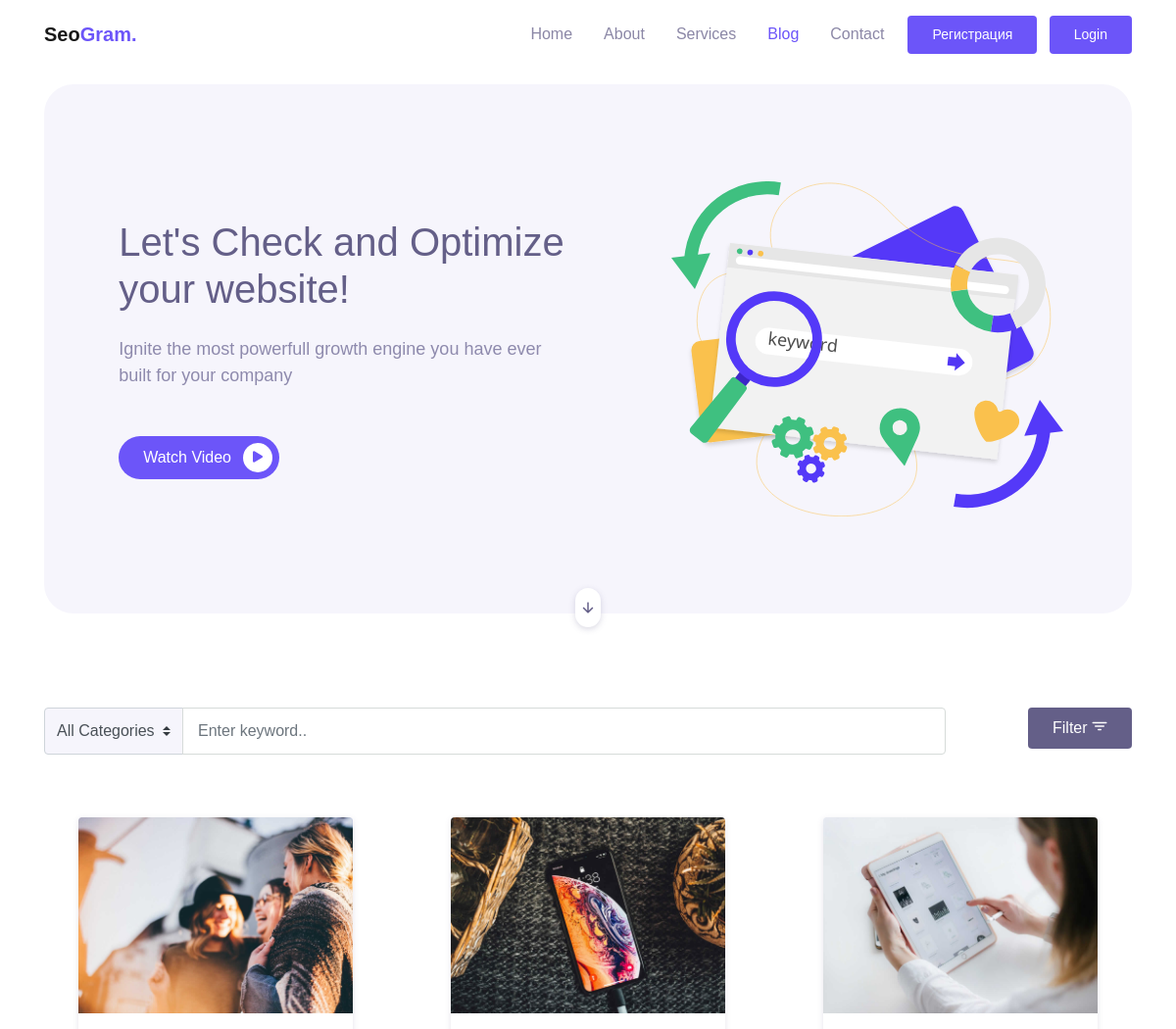
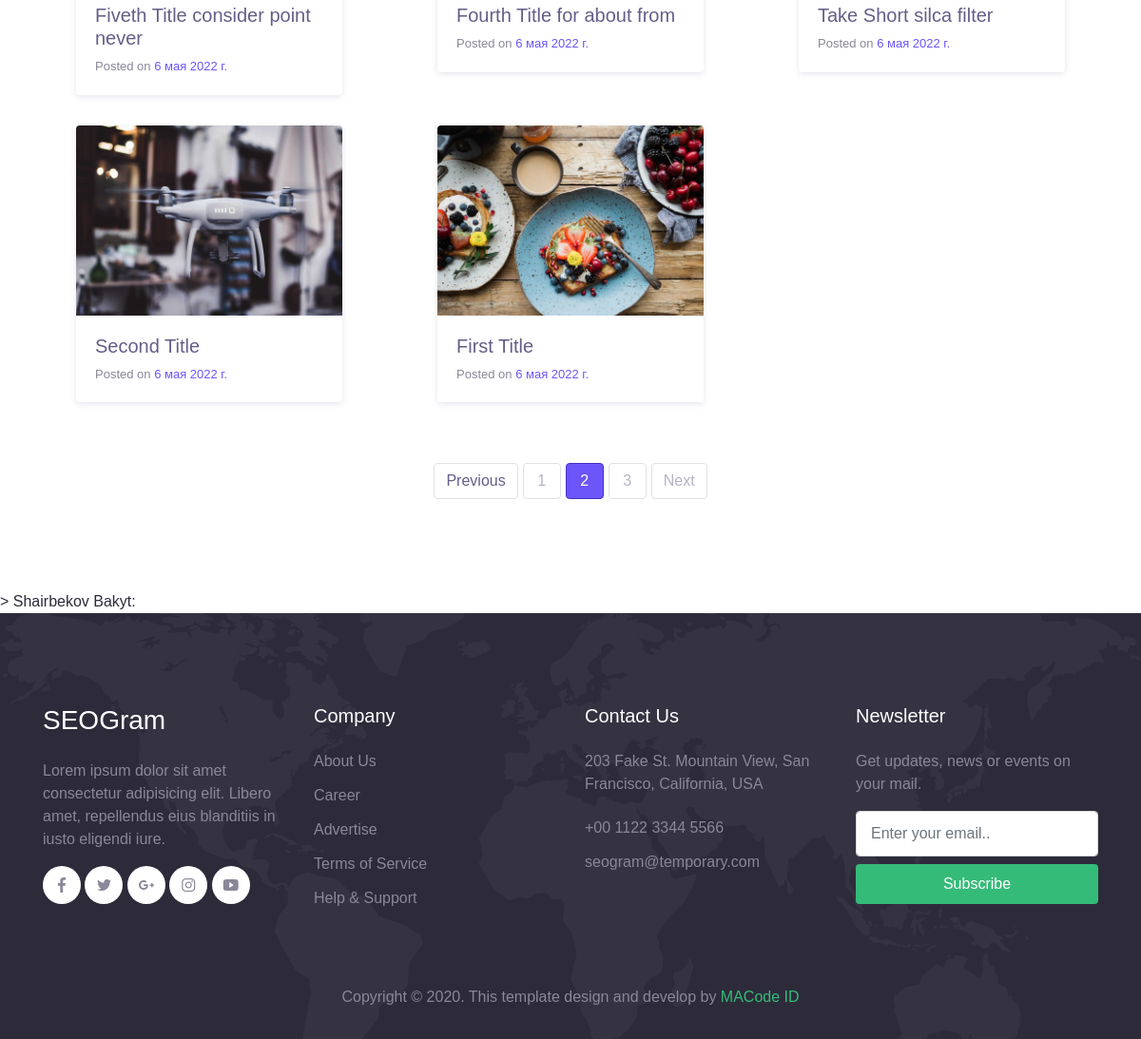
Screenshot of /blog/ with the database file from the repository (2 pictures, top to bottom).
### main/models.py (models this page shows, shortened)
class Post(models.Model):
    title = models.CharField(max_length=100)
    author = models.CharField(max_length=50, verbose_name='Автор')
    pud_date = models.DateField(auto_now=True, verbose_name='Дата публикации')
    image_author = models.ImageField(upload_to='Post/author/%m/%d', blank=True, verbose_name='Фото автора')
    image_post = models.ImageField(upload_to='Post/post/%m/%d', blank=True, verbose_name='Фото поста')
    description = models.TextField()
    author_text = models.TextField()
    category = models.ForeignKey('Category', on_delete=models.CASCADE, verbose_name='Категория')

### blog/views.py (the view)
# urls.py: path('blog/', Blog.as_view(), name='blog'),
class Blog(ListView):
    model = Post
    template_name = 'blog.html'
    context_object_name = 'posts'
    paginate_by = 9
    def get_context_data(self, *, object_list=None, **kwargs):
        context = super().get_context_data()
        context.update({
            'title': 'blog',
            'blog': 'active'
        })
        return context

### blog/templates/blog.html (shortened to what this page needs)
{% extends 'base.html' %}
{% load static %}
{% block content %}
<div class="page-section">
    <div class="container">
        <div class="row">
            <div class="col-sm-10">
                <form action="#" class="form-search-blog">
                    <div class="input-group">
                        <div class="input-group-prepend">
                            <select id="categories" class="custom-select bg-light">
                                <option>All Categories</option>
                            </select>
                        </div>
                        <input type="text" class="form-control" placeholder="Enter keyword..">
                    </div>
                </form>
            </div>
            <div class="col-sm-2 text-sm-right">
                <button class="btn btn-secondary">Filter <span class="mai-filter"></span></button>
            </div>
        </div>
        <div class="row my-5">
            {% for post in posts %}
            <div class="col-lg-4 py-3">
                <div class="card-blog">
                    <div class="header">
                        <div class="post-thumb">
                            {% if post.image_post %}
                            <img src="{{ post.image_post.url }}" alt="">
                            {% else %}
                            <img src="{% static 'assets/img/blog/blog-1.jpg' %}" alt="">
                            {% endif %}
                        </div>
                    </div>
                    <div class="body">
                        <h5 class="post-title"><a href="{% url 'detail' post.id %}">{{ post.title }}</a></h5>
                        <div class="post-date">Posted on <a href="#">{{ post.pud_date }}</a></div>
                    </div>
                </div>
            </div>
            {% endfor %}
        </div>
        <nav aria-label="Page Navigation">
            <ul class="pagination justify-content-center">
                <li class="page-item disabled">
                    <a class="page-link" href="#" tabindex="-1" aria-disabled="true">Previous</a>
                </li>
                <li class="page-item"><a class="page-link" href="#">1</a></li>
                <li class="page-item active" aria-current="page">
                    <a class="page-link" href="#">2 <span class="sr-only">(current)</span></a>
                </li>
                <li class="page-item"><a class="page-link" href="#">3</a></li>
                <li class="page-item">
                    <a class="page-link" href="#">Next</a>
                </li>
            </ul>
        </nav>
    </div>
</div>
{% endblock %}

### seogram/static/assets/css/theme.css (style rules this page uses)
:root { --primary: #6C55F9; --accent: #FF3D85; --secondary: #645F88; --success: #35bb78; --info: #05B4E1; --warning: #FAC14D; --danger: #FF4943; --grey: #B4B2C5; --dark: #2D2B3A; --light: #F6F5FC; }
body { font-family: "Work Sans", sans-serif; line-height: 1.5; color: #2D2B3A; }
a { color: #6C55F9; text-decoration: none; background-color: transparent; }
.bg-light { background-color: #F6F5FC !important; }
.btn-secondary { color: #fff; background-color: #645F88; border-color: transparent; }
.btn { padding: 8px 24px; }
.form-control { padding: 8px 15px; height: calc(1.5em + 1.375rem + 2px); border-color: #d6dbd9; }
.custom-select { height: calc(1.5em + 1.375rem + 2px); }
.page-link { margin-left: 5px; min-width: 40px; color: #B4B2C5; border: 1px solid #dee1e6; text-align: center; border-radius: 4px; }
.page-item.active .page-link { z-index: 3; color: #fff; background-color: #6C55F9; border-color: #4330c2; }
.page-item.disabled .page-link { color: #645F88; pointer-events: none; cursor: auto; background-color: #fff; border-color: #dee2e6; }
.page-section { position: relative; padding-top: 80px; padding-bottom: 80px; color: #898798; overflow: hidden; }
.card-blog { display: block; margin: 0 auto; max-width: 280px; border-radius: 4px; box-shadow: 0 2px 6px rgba(100, 95, 136, 0.16); overflow: hidden; }
.card-blog .header { background-color: #F6F5FC; }
.card-blog .header .post-thumb { position: relative; display: block; width: 100%; height: 200px; overflow: hidden; }
.card-blog .header .post-thumb img { width: auto; height: 100%; }
.card-blog .body { padding: 20px; }
.card-blog .post-title a { color: #645F88; transition: color .2s ease; }
.card-blog .post-date { font-size: 13px; }
.form-search-blog .custom-select { border-top-right-radius: 0; border-bottom-right-radius: 0; }

### rows the page displays
Post: image_post (picture), title "Fiveth Title consider point never", pud_date "6 мая 2022 г."
Post: image_post (picture), title "Fourth Title for about from", pud_date "6 мая 2022 г."
Post: image_post (picture), title "Take Short silca filter", pud_date "6 мая 2022 г."
Post: image_post (picture), title "Second Title", pud_date "6 мая 2022 г."
Post: image_post (picture), title "First Title", pud_date "6 мая 2022 г."
